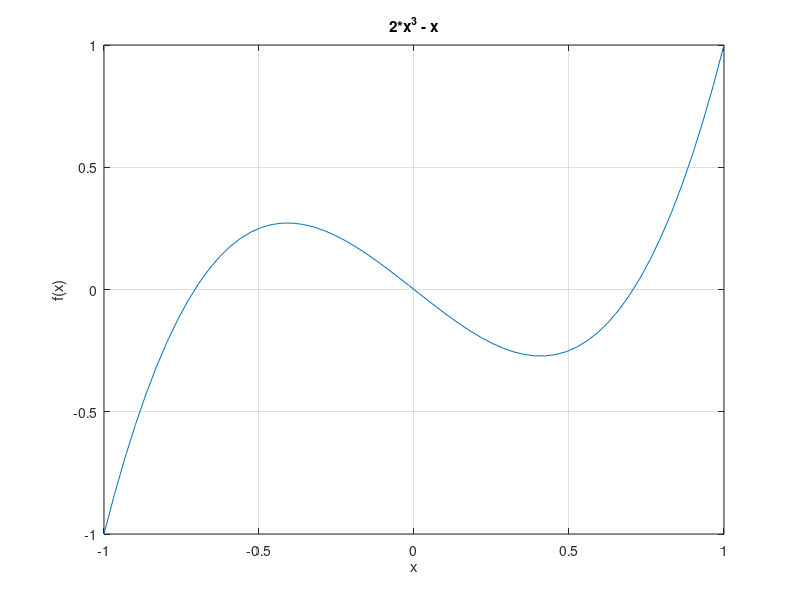

MATLAB code to generate this figure:
clc 
clear all 
close all
x = linspace(-1,1,60);
f = 2*x.^3 - x;
plot(x,f)
grid on
xlabel('x')
ylabel('f(x)')
title('2*x^3 - x')

